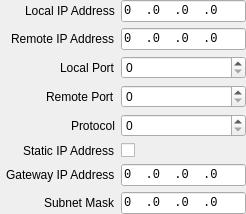
     <widget class="QWidget" name="ipv4_tab">
      <attribute name="icon">
       <iconset theme="network-wired"/>
      </attribute>
      <attribute name="title">
       <string>IPv4</string>
      </attribute>
      <attribute name="toolTip">
       <string>IPv4 settings.</string>
      </attribute>
      <attribute name="whatsThis">
       <string>&lt;html&gt;&lt;head/&gt;&lt;body&gt;&lt;p&gt;IPv4 settings.&lt;/p&gt;&lt;/body&gt;&lt;/html&gt;</string>
      </attribute>
      <layout class="QFormLayout" name="ipv4_layout">
       <property name="fieldGrowthPolicy">
        <enum>QFormLayout::FieldGrowthPolicy::ExpandingFieldsGrow</enum>
       </property>
       <property name="labelAlignment">
        <set>Qt::AlignmentFlag::AlignRight|Qt::AlignmentFlag::AlignTrailing|Qt::AlignmentFlag::AlignVCenter</set>
       </property>
       <property name="leftMargin">
        <number>6</number>
       </property>
       <property name="topMargin">
        <number>0</number>
       </property>
       <property name="rightMargin">
        <number>0</number>
       </property>
       <property name="bottomMargin">
        <number>0</number>
       </property>
       <item row="0" column="0">
        <widget class="QLabel" name="ipv4_local_ip_address_label">
         <property name="toolTip">
          <string>The local IPv4 address.</string>
         </property>
         <property name="statusTip">
          <string>Local IP Address</string>
         </property>
         <property name="whatsThis">
          <string>&lt;html&gt;&lt;head/&gt;&lt;body&gt;&lt;p&gt;The local IPv4 address.&lt;/p&gt;&lt;/body&gt;&lt;/html&gt;</string>
         </property>
         <property name="text">
          <string>Local IP Address</string>
         </property>
        </widget>
       </item>
       <item row="0" column="1">
        <widget class="QLineEdit" name="ipv4_local_ip_address">
         <property name="font">
          <font>
           <family>Monospace</family>
          </font>
         </property>
         <property name="toolTip">
          <string>The local IPv4 address.</string>
         </property>
         <property name="statusTip">
          <string>Local IP Address</string>
         </property>
         <property name="whatsThis">
          <string>&lt;html&gt;&lt;head/&gt;&lt;body&gt;&lt;p&gt;The local IPv4 address.&lt;/p&gt;&lt;/body&gt;&lt;/html&gt;</string>
         </property>
         <property name="inputMask">
          <string notr="true">000.000.000.000</string>
         </property>
         <property name="text">
          <string notr="true">0.0.0.0</string>
         </property>
        </widget>
       </item>
       <item row="1" column="0">
        <widget class="QLabel" name="ipv4_remote_ip_address_label">
         <property name="toolTip">
          <string>The remote IPv4 address.</string>
         </property>
         <property name="statusTip">
          <string>Remote IP Address</string>
         </property>
         <property name="whatsThis">
          <string>&lt;html&gt;&lt;head/&gt;&lt;body&gt;&lt;p&gt;The remote IPv4 address.&lt;/p&gt;&lt;/body&gt;&lt;/html&gt;</string>
         </property>
         <property name="text">
          <string>Remote IP Address</string>
         </property>
        </widget>
       </item>
       <item row="1" column="1">
        <widget class="QLineEdit" name="ipv4_remote_ip_address">
         <property name="font">
          <font>
           <family>Monospace</family>
          </font>
         </property>
         <property name="toolTip">
          <string>The remote IPv4 address.</string>
         </property>
         <property name="statusTip">
          <string>Remote IP Address</string>
         </property>
         <property name="whatsThis">
          <string>&lt;html&gt;&lt;head/&gt;&lt;body&gt;&lt;p&gt;The remote IPv4 address.&lt;/p&gt;&lt;/body&gt;&lt;/html&gt;</string>
         </property>
         <property name="inputMask">
          <string notr="true">000.000.000.000</string>
         </property>
         <property name="text">
          <string notr="true">0.0.0.0</string>
         </property>
        </widget>
       </item>
       <item row="2" column="0">
        <widget class="QLabel" name="ipv4_local_port_label">
         <property name="toolTip">
          <string>The local port number.</string>
         </property>
         <property name="statusTip">
          <string>Local Port</string>
         </property>
         <property name="whatsThis">
          <string>&lt;html&gt;&lt;head/&gt;&lt;body&gt;&lt;p&gt;The local port number.&lt;/p&gt;&lt;/body&gt;&lt;/html&gt;</string>
         </property>
         <property name="text">
          <string>Local Port</string>
         </property>
        </widget>
       </item>
       <item row="2" column="1">
        <widget class="QSpinBox" name="ipv4_local_port">
         <property name="sizePolicy">
          <sizepolicy hsizetype="Expanding" vsizetype="Fixed">
           <horstretch>0</horstretch>
           <verstretch>0</verstretch>
          </sizepolicy>
         </property>
         <property name="toolTip">
          <string>The local port number.</string>
         </property>
         <property name="statusTip">
          <string>Local Port</string>
         </property>
         <property name="whatsThis">
          <string>&lt;html&gt;&lt;head/&gt;&lt;body&gt;&lt;p&gt;The local port number.&lt;/p&gt;&lt;/body&gt;&lt;/html&gt;</string>
         </property>
         <property name="minimum">
          <number>0</number>
         </property>
         <property name="maximum">
          <number>65535</number>
         </property>
        </widget>
       </item>
       <item row="3" column="0">
        <widget class="QLabel" name="ipv4_remote_port_label">
         <property name="toolTip">
          <string>The remote port number.</string>
         </property>
         <property name="statusTip">
          <string>Remote Port</string>
         </property>
         <property name="whatsThis">
          <string>&lt;html&gt;&lt;head/&gt;&lt;body&gt;&lt;p&gt;The remote port number.&lt;/p&gt;&lt;/body&gt;&lt;/html&gt;</string>
         </property>
         <property name="text">
          <string>Remote Port</string>
         </property>
        </widget>
       </item>
       <item row="3" column="1">
        <widget class="QSpinBox" name="ipv4_remote_port">
         <property name="sizePolicy">
          <sizepolicy hsizetype="Expanding" vsizetype="Fixed">
           <horstretch>0</horstretch>
           <verstretch>0</verstretch>
          </sizepolicy>
         </property>
         <property name="toolTip">
          <string>The remote port number.</string>
         </property>
         <property name="statusTip">
          <string>Remote Port</string>
         </property>
         <property name="whatsThis">
          <string>&lt;html&gt;&lt;head/&gt;&lt;body&gt;&lt;p&gt;The remote port number.&lt;/p&gt;&lt;/body&gt;&lt;/html&gt;</string>
         </property>
         <property name="minimum">
          <number>0</number>
         </property>
         <property name="maximum">
          <number>65535</number>
         </property>
        </widget>
       </item>
       <item row="4" column="0">
        <widget class="QLabel" name="ipv4_protocol_label">
         <property name="toolTip">
          <string>The network protocol (i.e., UDP, TCP). See RFC 3232.</string>
         </property>
         <property name="statusTip">
          <string>Protocol</string>
         </property>
         <property name="whatsThis">
          <string>&lt;html&gt;&lt;head/&gt;&lt;body&gt;&lt;p&gt;The network protocol (i.e., UDP, TCP). See RFC 3232.&lt;/p&gt;&lt;/body&gt;&lt;/html&gt;</string>
         </property>
         <property name="text">
          <string>Protocol</string>
         </property>
        </widget>
       </item>
       <item row="4" column="1">
        <widget class="QSpinBox" name="ipv4_protocol">
         <property name="sizePolicy">
          <sizepolicy hsizetype="Expanding" vsizetype="Fixed">
           <horstretch>0</horstretch>
           <verstretch>0</verstretch>
          </sizepolicy>
         </property>
         <property name="toolTip">
          <string>The network protocol (i.e., UDP, TCP). See RFC 3232.</string>
         </property>
         <property name="statusTip">
          <string>Protocol</string>
         </property>
         <property name="whatsThis">
          <string>&lt;html&gt;&lt;head/&gt;&lt;body&gt;&lt;p&gt;The network protocol (i.e., UDP, TCP). See RFC 3232.&lt;/p&gt;&lt;/body&gt;&lt;/html&gt;</string>
         </property>
         <property name="minimum">
          <number>0</number>
         </property>
         <property name="maximum">
          <number>65535</number>
         </property>
        </widget>
       </item>
       <item row="5" column="0">
        <widget class="QLabel" name="ipv4_static_ip_address_label">
         <property name="toolTip">
          <string>0x00 - The Source IP Address was assigned though DHCP.
0x01 - The Source IP Address is statically bound.</string>
         </property>
         <property name="statusTip">
          <string>Static IP Address</string>
         </property>
         <property name="whatsThis">
          <string>&lt;html&gt;&lt;head/&gt;&lt;body&gt;&lt;p&gt;0x00 - The Source IP Address was assigned though DHCP.
0x01 - The Source IP Address is statically bound.&lt;/p&gt;&lt;/body&gt;&lt;/html&gt;</string>
         </property>
         <property name="text">
          <string>Static IP Address</string>
         </property>
        </widget>
       </item>
       <item row="5" column="1">
        <widget class="QCheckBox" name="ipv4_static_ip_address">
         <property name="sizePolicy">
          <sizepolicy hsizetype="Expanding" vsizetype="Fixed">
           <horstretch>0</horstretch>
           <verstretch>0</verstretch>
          </sizepolicy>
         </property>
         <property name="toolTip">
          <string>0x00 - The Source IP Address was assigned though DHCP.
0x01 - The Source IP Address is statically bound.</string>
         </property>
         <property name="statusTip">
          <string>Static IP Address</string>
         </property>
         <property name="whatsThis">
          <string>&lt;html&gt;&lt;head/&gt;&lt;body&gt;&lt;p&gt;0x00 - The Source IP Address was assigned though DHCP.
0x01 - The Source IP Address is statically bound.&lt;/p&gt;&lt;/body&gt;&lt;/html&gt;</string>
         </property>
        </widget>
       </item>
       <item row="6" column="0">
        <widget class="QLabel" name="ipv4_gateway_ip_address_label">
         <property name="toolTip">
          <string>The Gateway IP Address.</string>
         </property>
         <property name="statusTip">
          <string>Gateway IP Address</string>
         </property>
         <property name="whatsThis">
          <string>&lt;html&gt;&lt;head/&gt;&lt;body&gt;&lt;p&gt;The Gateway IP Address.&lt;/p&gt;&lt;/body&gt;&lt;/html&gt;</string>
         </property>
         <property name="text">
          <string>Gateway IP Address</string>
         </property>
        </widget>
       </item>
       <item row="6" column="1">
        <widget class="QLineEdit" name="ipv4_gateway_ip_address">
         <property name="font">
          <font>
           <family>Monospace</family>
          </font>
         </property>
         <property name="toolTip">
          <string>The Gateway IP Address.</string>
         </property>
         <property name="statusTip">
          <string>Gateway IP Address</string>
         </property>
         <property name="whatsThis">
          <string>&lt;html&gt;&lt;head/&gt;&lt;body&gt;&lt;p&gt;The Gateway IP Address.&lt;/p&gt;&lt;/body&gt;&lt;/html&gt;</string>
         </property>
         <property name="inputMask">
          <string notr="true">000.000.000.000</string>
         </property>
         <property name="text">
          <string notr="true">0.0.0.0</string>
         </property>
        </widget>
       </item>
       <item row="7" column="0">
        <widget class="QLabel" name="ipv4_subnet_mask_label">
         <property name="toolTip">
          <string>Subnet mask.</string>
         </property>
         <property name="statusTip">
          <string>Subnet Mask</string>
         </property>
         <property name="whatsThis">
          <string>&lt;html&gt;&lt;head/&gt;&lt;body&gt;&lt;p&gt;Subnet mask.&lt;/p&gt;&lt;/body&gt;&lt;/html&gt;</string>
         </property>
         <property name="text">
          <string>Subnet Mask</string>
         </property>
        </widget>
       </item>
       <item row="7" column="1">
        <widget class="QLineEdit" name="ipv4_subnet_mask">
         <property name="font">
          <font>
           <family>Monospace</family>
          </font>
         </property>
         <property name="toolTip">
          <string>Subnet mask.</string>
         </property>
         <property name="statusTip">
          <string>Subnet Mask</string>
         </property>
         <property name="whatsThis">
          <string>&lt;html&gt;&lt;head/&gt;&lt;body&gt;&lt;p&gt;Subnet mask.&lt;/p&gt;&lt;/body&gt;&lt;/html&gt;</string>
         </property>
         <property name="inputMask">
          <string notr="true">000.000.000.000</string>
         </property>
         <property name="text">
          <string notr="true">0.0.0.0</string>
         </property>
        </widget>
       </item>
      </layout>
     </widget>
